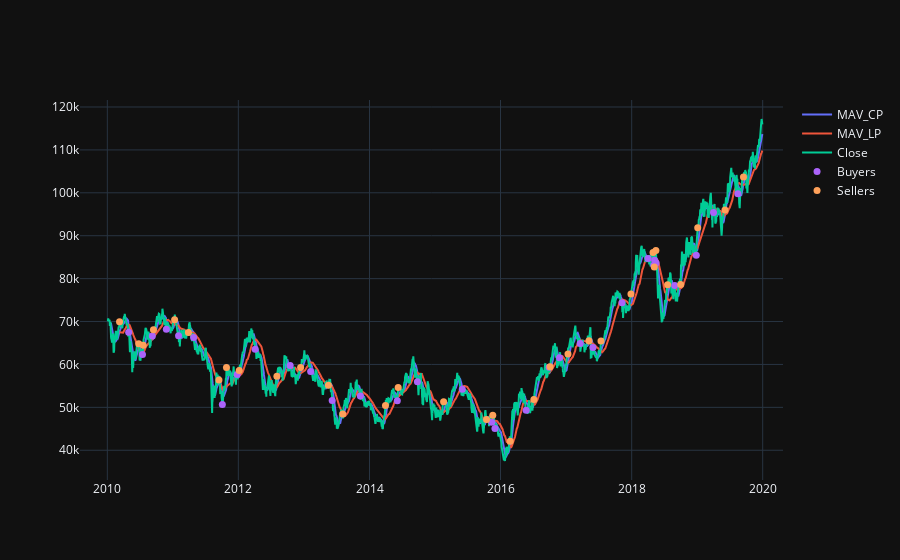

Here is the notebook cell this chart was saved with:
### Markdown cell above
## Modelo Utilizando MAV
#### seguidor de tendência

### Code cell
import matplotlib.pyplot as plt
import numpy as np
import pandas as pd
import mplfinance as fplt
from datetime import date
import yfinance as yf
import plotly.io as pio
import plotly.graph_objects as go
#====================================//=========================//===========================================================
#Criando as Medias Moveis ( MAV )
# Iremos cruzar as mav de lp e cp
periodo = 10
df = yf.download('^BVSP',start='2010-01-01',end = '2020-01-01')
df['MAV_CP'] = df['Adj Close'].rolling(14).mean()
df['MAV_LP'] = df['Adj Close'].rolling(45).mean()
# # criando regra de compra e venda
compra = []
venda = []
date = []
aux = 0 #auxiliar para saber se estou comprado ou não
df[['MAV_CP','MAV_LP']] = df[['MAV_CP','MAV_LP']].fillna(0)
df = df.reset_index()
#Compra e Venda:
for i in range(len(df)):
    if df.loc[i,'MAV_CP'] > df.loc[i,'MAV_LP'] and aux == 0 and df.loc[i,'MAV_LP'] != 0: #Tendencia ALta
        compra.append(df.loc[i,'Close'])
        venda.append(np.nan)
        date.append(df.loc[i,'Date'])
        aux = 1 #Comprado
    elif df.loc[i,'MAV_CP'] < df.loc[i,'MAV_LP'] and aux == 1: #Tendencia Baixa
        compra.append(np.nan)
        venda.append(df.loc[i,'Close'])
        date.append(df.loc[i,'Date'])
        aux = 0 
    else:
        compra.append(np.nan)
        venda.append(np.nan)
        date.append(df.loc[i,'Date'])
df_trade = pd.DataFrame({'Date':date,'Compra':compra,'Venda':venda})
df_trade = df_trade.fillna(0)

aux = 0
for i in range(len(df_trade)):
    if df_trade.loc[i,'Compra'] != 0 and aux == 0:
        comprado = df_trade.loc[i,'Compra']
        aux = 1
    elif df_trade.loc[i,'Venda'] != 0 and aux == 1:
        venda_stk = df_trade.loc[i,'Venda']
        retorno = df_trade.loc[i,'Venda']/comprado - 1        
        df_trade.loc[i,'Retorno'] = float(retorno)
        aux = 0
df_trade = df_trade.fillna(0)
df_trade['Retorno_Acumulado'] = df_trade['Retorno'].cumsum()
plt.plot(df_trade['Retorno_Acumulado'])

print('Relatório \n',
     'Anos:',periodo,'\n',
     'Rendimento total',df_trade.iloc[-1,4],'\n',
     'Rendimento Average',df_trade.iloc[-1,4]/periodo
     )
df = df.set_index('Date')
df_trade = df_trade.set_index('Date')
df = pd.merge(df,df_trade,right_index=True,left_index=True)

def mav_plot():
    # Plotting
    pio.templates.default = "plotly_dark"
    fig = go.Figure()
    fig.add_trace(go.Scatter(x=df[df['MAV_CP'] != 0]['MAV_CP'].index, 
                             y=df[df['MAV_CP'] != 0]['MAV_CP'], 
                             name='MAV_CP',                             
                            ))
    fig.add_trace(go.Scatter(x=df[df['MAV_LP'] != 0]['MAV_LP'].index, 
                             y=df[df['MAV_LP'] != 0]['MAV_LP'], 
                             name='MAV_LP', 
                            ))
    fig.add_trace(go.Scatter(x=df.index, 
                             y=df['Close'], 
                             name='Close', 
                            ))
    fig.add_trace(go.Scatter(x=df[df['Venda'] > 0]['Close'].index, 
                             y=df[df['Venda'] > 0]['Close'], 
                             name='Buyers', 
                             mode='markers',
                             marker=dict(size=7,)
                            ))
    fig.add_trace(go.Scatter(x=df[df['Compra'] > 0]['Close'].index, 
                             y=df[df['Compra'] > 0]['Close'], 
                             name='Sellers', 
                             mode='markers', 
                             marker=dict(size=7,)
                            ))
    fig.show()
mav_plot()

### Figure 1 — Plotly figure (JSON) as saved in the notebook; plotly's stock layout.template omitted (floating-point values rounded to 4 significant figures; data arrays with more than 128 entries replaced by an {"elided": "..."} marker saying what was removed)
{"data": [{"name": "MAV_CP", "type": "scatter", "x": {"elided": "2458 str values"}, "y": {"elided": "2458 float values"}}, {"name": "MAV_LP", "type": "scatter", "x": {"elided": "2427 str values"}, "y": {"elided": "2427 float values"}}, {"name": "Close", "type": "scatter", "x": {"elided": "2471 str values"}, "y": {"elided": "2471 int values"}}, {"marker": {"size": 7}, "mode": "markers", "name": "Buyers", "type": "scatter", "x": ["2010-04-30T00:00:00", "2010-07-16T00:00:00", "2010-09-09T00:00:00", "2010-11-26T00:00:00", "2011-02-02T00:00:00", "2011-04-27T00:00:00", "2011-10-04T00:00:00", "2011-12-26T00:00:00", "2012-04-04T00:00:00", "2012-10-16T00:00:00", "2013-02-07T00:00:00", "2013-06-07T00:00:00", "2013-11-11T00:00:00", "2014-06-05T00:00:00", "2014-09-25T00:00:00", "2015-06-02T00:00:00", "2015-11-13T00:00:00", "2015-12-01T00:00:00", "2016-05-23T00:00:00", "2016-09-28T00:00:00", "2016-11-25T00:00:00", "2017-03-20T00:00:00", "2017-05-30T00:00:00", "2017-11-08T00:00:00", "2018-04-02T00:00:00", "2018-05-04T00:00:00", "2018-05-09T00:00:00", "2018-05-17T00:00:00", "2018-08-29T00:00:00", "2018-12-27T00:00:00", "2019-04-02T00:00:00", "2019-08-16T00:00:00"], "y": [67530, 62339, 66624, 68226, 66688, 66264, 50686, 57669, 63529, 59744, 58372, 51619, 52624, 51559, 55962, 54236, 46517, 45047, 49330, 59356, 61559, 64884, 63962, 74363, 84666, 83118, 84265, 83622, 78389, 85460, 95387, 99806]}, {"marker": {"size": 7}, "mode": "markers", "name": "Sellers", "type": "scatter", "x": ["2010-03-10T00:00:00", "2010-06-25T00:00:00", "2010-07-20T00:00:00", "2010-09-15T00:00:00", "2011-01-11T00:00:00", "2011-03-29T00:00:00", "2011-09-15T00:00:00", "2011-10-27T00:00:00", "2012-01-06T00:00:00", "2012-08-03T00:00:00", "2012-12-13T00:00:00", "2013-05-17T00:00:00", "2013-08-05T00:00:00", "2014-03-31T00:00:00", "2014-06-10T00:00:00", "2015-02-18T00:00:00", "2015-10-15T00:00:00", "2015-11-19T00:00:00", "2016-02-24T00:00:00", "2016-07-05T00:00:00", "2016-10-03T00:00:00", "2017-01-11T00:00:00", "2017-05-08T00:00:00", "2017-07-14T00:00:00", "2017-12-28T00:00:00", "2018-04-30T00:00:00", "2018-05-07T00:00:00", "2018-05-16T00:00:00", "2018-07-20T00:00:00", "2018-10-01T00:00:00", "2019-01-04T00:00:00", "2019-06-05T00:00:00", "2019-09-16T00:00:00"], "y": [69979, 64824, 64463, 68107, 70423, 67419, 56381, 59270, 58600, 57255, 59317, 55164, 48436, 50415, 54604, 51280, 47161, 48139, 42085, 51842, 59461, 62446, 65526, 65436, 76402, 86115, 82714, 86537, 78571, 78624, 91841, 95999, 103680]}], "layout": {}}
